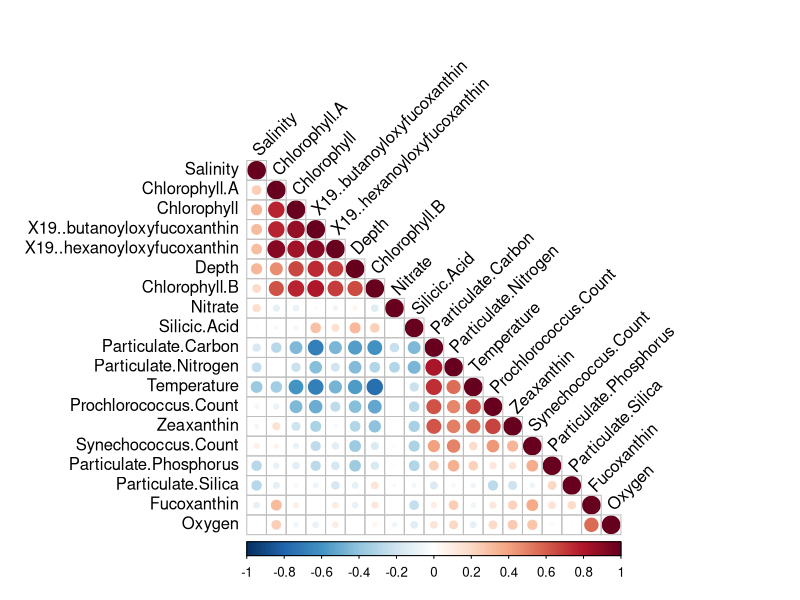

Recreate this plot in R.
install.packages("ggplot2")
install.packages("dplyr")
install.packages("tidyverse")
library("ggplot2")
library("dplyr")
library("tidyverse")

directory <- getwd()
setwd(directory)

data <- read.csv(file = "data.csv",header = TRUE)

# Get only numeric data
numeric_data <- select_if(data, is.numeric)

# Heat map of correlaations
# From https://community.rstudio.com/t/correction-in-correlation-method-in-rquery-cormat/73031
# The cor.method applies both to the p value and the correlation calculation.
rquery.cormat<-function(x, type=c('lower', 'upper', 'full', 'flatten'),
                        graph=TRUE, graphType=c("correlogram", "heatmap"),
                        col=NULL, cor.method = "pearson", plot.method = "circle", ...)
{
  library(corrplot)
  # Helper functions
  #+++++++++++++++++
  # Compute the matrix of correlation p-values
  cor.pmat <- function(x, ...) {
    mat <- as.matrix(x)
    n <- ncol(mat)
    p.mat<- matrix(NA, n, n)
    diag(p.mat) <- 0
    for (i in 1:(n - 1)) {
      for (j in (i + 1):n) {
        tmp <- cor.test(mat[, i], mat[, j], method = cor.method, ...)
        p.mat[i, j] <- p.mat[j, i] <- tmp$p.value
      }
    }
    colnames(p.mat) <- rownames(p.mat) <- colnames(mat)
    p.mat
  }
  # Get lower triangle of the matrix
  getLower.tri<-function(mat){
    upper<-mat
    upper[upper.tri(mat)]<-""
    mat<-as.data.frame(upper)
    mat
  }
  # Get upper triangle of the matrix
  getUpper.tri<-function(mat){
    lt<-mat
    lt[lower.tri(mat)]<-""
    mat<-as.data.frame(lt)
    mat
  }
  # Get flatten matrix
  flattenCorrMatrix <- function(cormat, pmat) {
    ut <- upper.tri(cormat)
    data.frame(
      row = rownames(cormat)[row(cormat)[ut]],
      column = rownames(cormat)[col(cormat)[ut]],
      cor  =(cormat)[ut],
      p = pmat[ut]
    )
  }
  # Define color
  if (is.null(col)) {
    col <- colorRampPalette(c("#67001F", "#B2182B", "#D6604D", 
                              "#F4A582", "#FDDBC7", "#FFFFFF", "#D1E5F0", "#92C5DE", 
                              "#4393C3", "#2166AC", "#053061"))(200)
    col<-rev(col)
  }
  
  # Correlation matrix
  cormat<-signif(cor(x, use = "complete.obs", method= cor.method, ...),2)
  pmat<-signif(cor.pmat(x, ...),2)
  # Reorder correlation matrix
  ord<-corrMatOrder(cormat, order="hclust")
  cormat<-cormat[ord, ord]
  pmat<-pmat[ord, ord]
  # Replace correlation coeff by symbols
  sym<-symnum(cormat, abbr.colnames=FALSE)
  # Correlogram
  if(graph & graphType[1]=="correlogram"){
    corrplot(cormat, type=ifelse(type[1]=="flatten", "lower", type[1]),
             tl.col="black", tl.srt=45,col=col, method = plot.method, ...)
  }
  else if(graphType[1]=="heatmap")
    heatmap(cormat, col=col, symm=TRUE)
  # Get lower/upper triangle
  if(type[1]=="lower"){
    cormat<-getLower.tri(cormat)
    pmat<-getLower.tri(pmat)
  }
  else if(type[1]=="upper"){
    cormat<-getUpper.tri(cormat)
    pmat<-getUpper.tri(pmat)
    sym=t(sym)
  }
  else if(type[1]=="flatten"){
    cormat<-flattenCorrMatrix(cormat, pmat)
    pmat=NULL
    sym=NULL
  }
  list(r=cormat, p=pmat, sym=sym)
}

# Plot heatmap
numeric_data  %>%
  rquery.cormat(cor.method = "spearman", plot.method = "circle")

#Save using Export, PDF, cairo

# Test individual correlations against depth
cor.test(numeric_data$Depth, numeric_data$Prochlorococcus.Count, method = "spearman")
cor.test(numeric_data$Depth, numeric_data$Synechococcus.Count, method = "spearman")
cor.test(numeric_data$Depth, numeric_data$Temperature, method = "spearman")
cor.test(numeric_data$Depth, numeric_data$Chlorophyll, method = "spearman")
cor.test(numeric_data$Depth, numeric_data$Particulate.Phosphorus, method = "spearman")
cor.test(numeric_data$Depth, numeric_data$Particulate.Carbon, method = "spearman")
cor.test(numeric_data$Depth, numeric_data$Particulate.Nitrogen, method = "spearman")
cor.test(numeric_data$Depth, numeric_data$Particulate.Silica, method = "spearman")
cor.test(numeric_data$Depth, numeric_data$X19..butanoyloxyfucoxanthin, method = "spearman")
cor.test(numeric_data$Depth, numeric_data$X19..hexanoyloxyfucoxanthin, method = "spearman")
cor.test(numeric_data$Depth, numeric_data$Chlorophyll.A, method = "spearman")
cor.test(numeric_data$Depth, numeric_data$Fucoxanthin, method = "spearman")
cor.test(numeric_data$Depth, numeric_data$Nitrate, method = "spearman")
cor.test(numeric_data$Depth, numeric_data$Oxygen, method = "spearman")
cor.test(numeric_data$Depth, numeric_data$Silicic.Acid, method = "spearman")
cor.test(numeric_data$Depth, numeric_data$Zeaxanthin, method = "spearman")
cor.test(numeric_data$Depth, numeric_data$Salinity, method = "spearman")
cor.test(numeric_data$Depth, numeric_data$Chlorophyll.B, method = "spearman")
